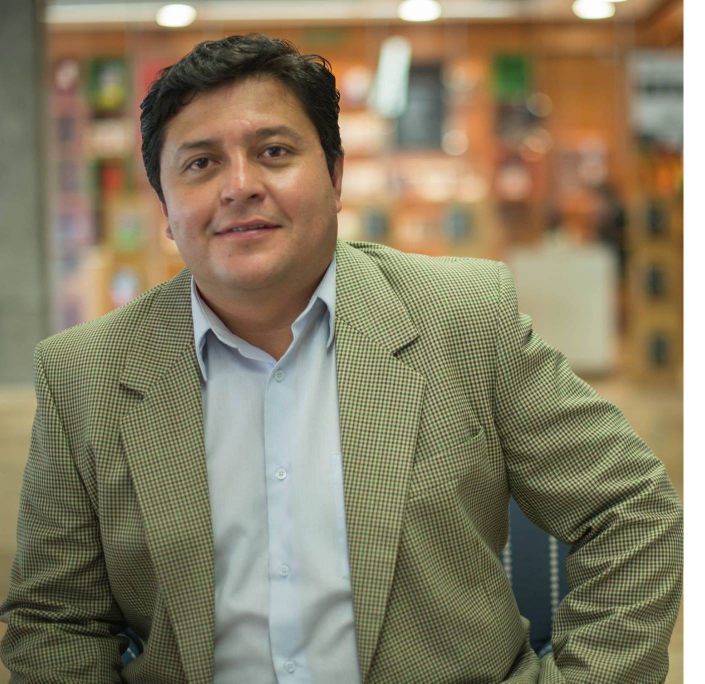
#> input picture unidad2/casoPractico/faceRecognition/images/foto.png, 1410 x 1367 px (shown at 1/2 size)
$ jupyter execute --allow-errors bienCasoPractico2.ipynb   (shell and % lines are left out)   (text cells are left out)
#> lines starting #> are read from the running program, lines starting #| are printed output that depends on the picture
[cell 1]
import cv2
import os
imagesPath = "images"
if not os.path.exists("faces"):
    os.makedirs("faces")
    print("Nueva carpeta: faces")
# Detector facial
faceClassif = cv2.CascadeClassifier(cv2.data.haarcascades + "haarcascade_frontalface_default.xml")
count = 0
for imageName in os.listdir(imagesPath):
    print(imageName)
    image = cv2.imread(imagesPath + "/" + imageName)
#> image is the input picture: shape (1367, 1410, 3); mean B, G, R 100.8, 126.7, 135.9
    faces = faceClassif.detectMultiScale(image, 1.1, 5)
#> faces = [[283, 151, 402, 402], [578, 166, 367, 367]]
    for (x, y, w, h) in faces:
        #cv2.rectangle(image, (x, y), (x + w, y + h), (0, 255, 0), 2)
        face = image[y:y + h, x:x + w]
        face = cv2.resize(face, (150, 150))
        cv2.imwrite("faces/" + str(count) + ".jpg", face)
        count += 1
        cv2.imshow("face", face)
        cv2.waitKey(0)
#> this loop made 2 passes
#> (x, y, w, h, count) on passes 1 to 2: (283, 151, 402, 402, 1), (578, 166, 367, 367, 2)
#> pass 1, `face = image[y:y + h, x:x + w]`:
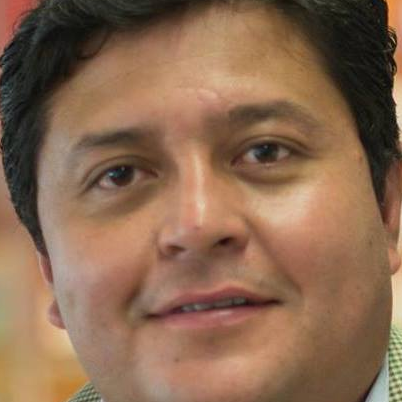
#> face: shape (402, 402, 3); mean B, G, R 80.1, 104.4, 137.6
#> pass 2, `face = image[y:y + h, x:x + w]`:
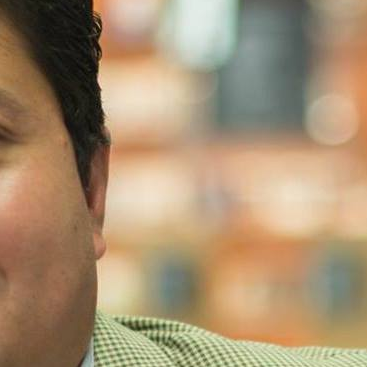
#> face: shape (367, 367, 3); mean B, G, R 113.6, 143.6, 167.1
#> after the loop, count = 2
    cv2.imshow("Image", image)
    cv2.waitKey(0)
#> pass 2 of the loop `for imageName in os.listdir(imagesPath):`:
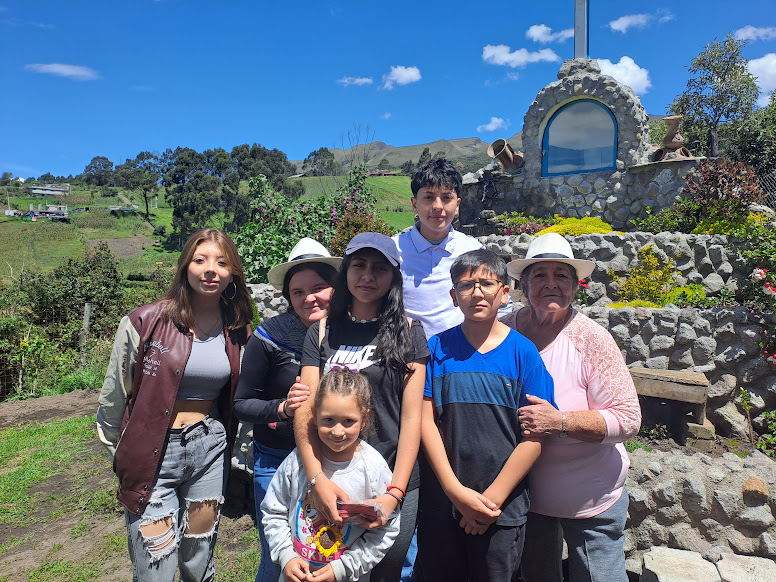
#> input picture unidad2/casoPractico/faceRecognition/images/foto3.jpg, 776 x 582 px
#> image is the input picture: shape (582, 776, 3); mean B, G, R 128.6, 113.5, 97.1
#> `faces = faceClassif.detectMultiScale(image, 1.1, 5)`: faces = [[409, 176, 57, 57], [182, 240, 55, 55], [450, 264, 55, 55], [341, 249, 52, 52], [308, 399, 60, 60], [176, 485, 59, 59], [151, 402, 79, 79]]
#> the loop `for (x, y, w, h) in faces:` made 7 passes
#> pass 1, `face = cv2.resize(face, (150, 150))`:
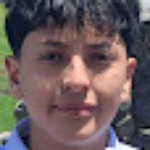
#> face: shape (150, 150, 3); mean B, G, R 91.7, 89.5, 104.5
#> pass 2, `face = cv2.resize(face, (150, 150))`:
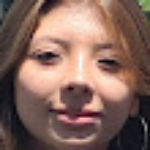
#> face: shape (150, 150, 3); mean B, G, R 92.4, 102.3, 132
#> after the loop `for (x, y, w, h) in faces:`: count = 9
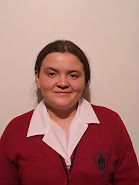
#> input picture unidad2/casoPractico/faceRecognition/sourceImages/238.jpg, 139 x 185 px, given in place of the camera
#> further down, frame is the input picture: shape (185, 139, 3); mean B, G, R 114.7, 119.3, 171.3
#> `frame = cv2.flip(frame, 1)`:
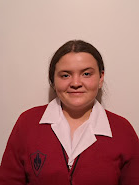
#> frame: shape (185, 139, 3); mean B, G, R 114.7, 119.3, 171.3
#> `faces = faceClassif.detectMultiScale(frame, 1.1, 5)`: faces = [[48, 51, 57, 57]]
cv2.destroyAllWindows()

[cell 2]
import cv2
import os
import face_recognition
from datetime import datetime
from tabulate import tabulate

# Codificar los rostros extraidos
imageFacesPath = "faces"
facesEncodings = []
facesNames = []
asistencia = []


def registrar_asistencia(nombre_estudiante):
    # Verificar si el estudiante ya está registrado
    for registro in asistencia:
        if registro['nombre'] == nombre_estudiante:
            print(f"{nombre_estudiante} ya está registrado.")
            return

    # Obtener la hora actual
    hora_registro = datetime.now().strftime('%Y-%m-%d %H:%M:%S')

    # Crear el registro
    registro = {'nombre': nombre_estudiante, 'hora': hora_registro}

    # Añadir el registro a la lista de asistencia
    asistencia.append(registro)

    # Confirmar el registro
    print(f"Registro exitoso: {nombre_estudiante} a las {hora_registro}")

def reporteAsistencia():
    tabla_asistencia = [[registro['nombre'], registro['hora']] for registro in asistencia]

    # Imprimir la tabla de asistencia
    print("\nRegistros de asistencia:")
    print(tabulate(tabla_asistencia, headers=["Nombre del Estudiante", "Hora de Registro"]))


for file_name in os.listdir(imageFacesPath):
    image = cv2.imread(imageFacesPath + "/" + file_name)
    image = cv2.cvtColor(image, cv2.COLOR_BGR2RGB)
    f_coding = face_recognition.face_encodings(image, known_face_locations=[(0, 150, 150, 0)])[0]
    facesEncodings.append(f_coding)
    facesNames.append(file_name.split(".")[0])
print(facesEncodings)
print(facesNames)
##############################################
# LEYENDO VIDEO
cap = cv2.VideoCapture(0, cv2.CAP_DSHOW)
# Detector facial
faceClassif = cv2.CascadeClassifier(cv2.data.haarcascades + "haarcascade_frontalface_default.xml")
#> (the rest of this cell did not finish here and is left out)
